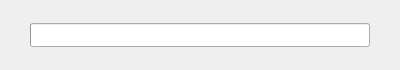
<?xml version="1.0" encoding="UTF-8"?>
<ui version="4.0">
 <class>ProgressBar</class>
 <widget class="QWidget" name="ProgressBar">
  <property name="geometry">
   <rect>
    <x>0</x>
    <y>0</y>
    <width>400</width>
    <height>70</height>
   </rect>
  </property>
  <property name="sizePolicy">
   <sizepolicy hsizetype="Preferred" vsizetype="Preferred">
    <horstretch>0</horstretch>
    <verstretch>0</verstretch>
   </sizepolicy>
  </property>
  <property name="windowTitle">
   <string>Завантаження</string>
  </property>
  <widget class="QProgressBar" name="progressBar">
   <property name="geometry">
    <rect>
     <x>30</x>
     <y>23</y>
     <width>340</width>
     <height>24</height>
    </rect>
   </property>
  </widget>
 </widget>
 <resources/>
 <connections/>
</ui>
